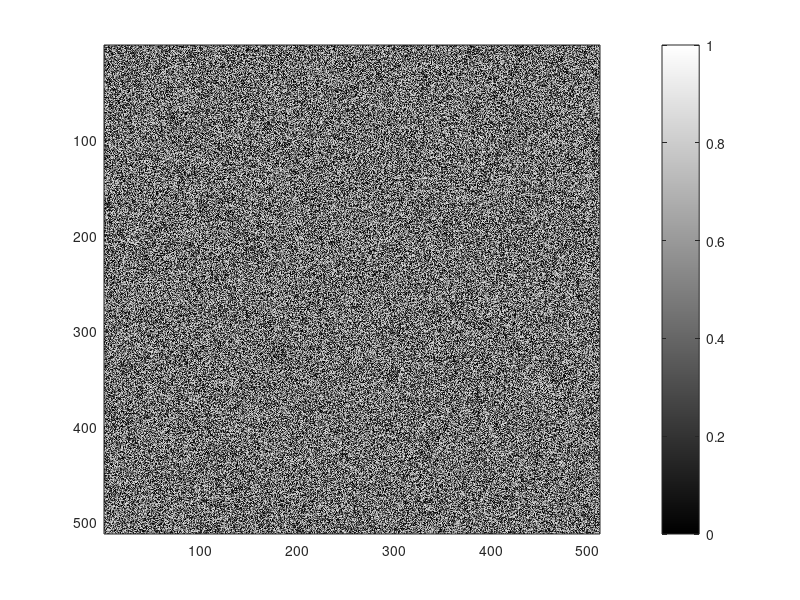

Write MATLAB code to recreate this figure. (Note: this script raises an error after producing the figure.)
N=512;
x = rand(N,N)-0.5;
x_scaled = 225*(x+0.5);
h=figure; image(x_scaled);
map=gray(256);
colormap(map);
colorbar;
truesize(h, [512, 512])
title('x')
xPad = padarray(x,[1 1],'pre');
y = zeros(512);
for i = 1: size(y,1)
    for j = 1:size(y,2)
        if i==1 && j ==1
            y(i,j) = 3*xPad(i,j);
        elseif i ==1
            y(i,j) = 3*xPad(i,j)+0.99*y(i,j-1);
        elseif j ==1
            y(i,j) = 3*xPad(i,j)+0.99*y(i-1,j);
        else
        y(i,j) = 3*xPad(i,j)+0.99*y(i-1,j)+0.99*y(i,j-1)...
            -0.9801*y(i-1,j-1);
        end
    end
end
% y_scaled = 255*(y+0.5);
% y_scaled(y_scaled<0)=0;
% y_scaled(y_scaled>255)=255;
% y_scaled = uint8(y_scaled);
h=figure; imagesc(y+127);
colormap(map);
truesize(h, [512, 512])
colorbar;
title('y')

H = @(u,v) 3./(1-0.99*exp(-1j*u)-0.99*exp(-1j*v)...
    +0.9801*exp(-1j*(u+v)));
U = linspace(-pi,pi,512);
[u,v] = meshgrid(U,U);
figure; mesh(U,U,log(abs(H(u,v)).^2));
title(' S_{y}(e^{ju},e^{jv})=|H(e^{ju},e^{jv})|^2 ')
xlabel('\mu axis')
ylabel('\nu axis')

BetterSpecAnal(y)
title('S_{y}(e^{ju},e^{jv}) Estimate')
